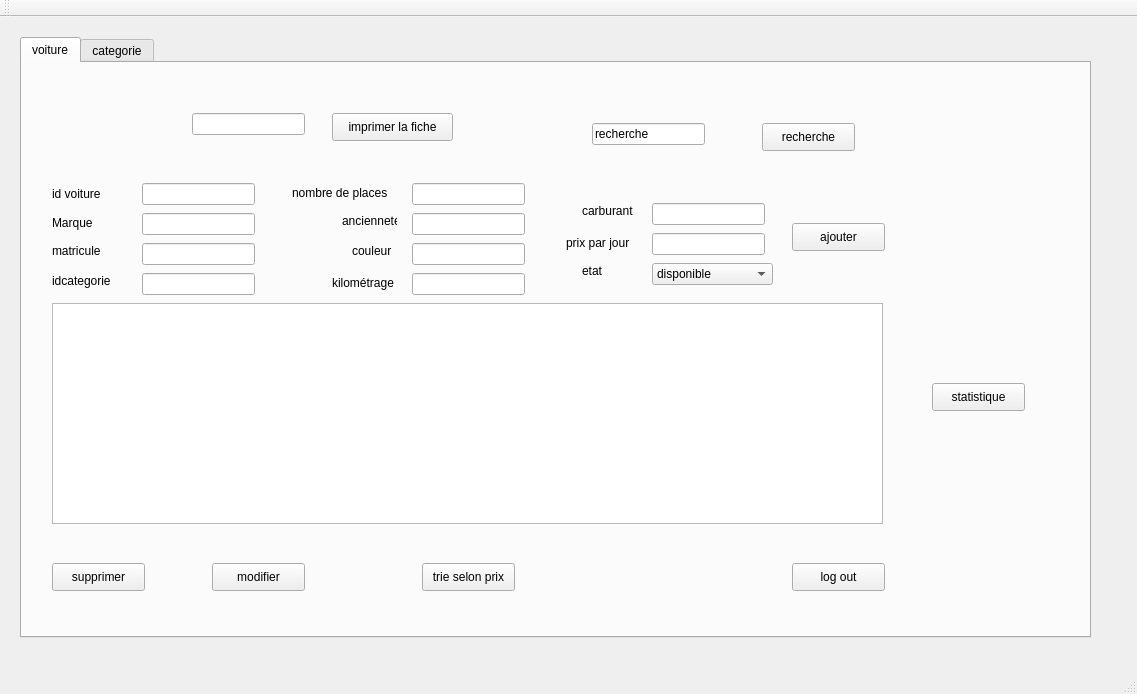
<?xml version="1.0" encoding="UTF-8"?>
<ui version="4.0">
 <class>MainWindow</class>
 <widget class="QMainWindow" name="MainWindow">
  <property name="geometry">
   <rect>
    <x>0</x>
    <y>0</y>
    <width>1137</width>
    <height>694</height>
   </rect>
  </property>
  <property name="windowTitle">
   <string>MainWindow</string>
  </property>
  <widget class="QWidget" name="centralWidget">
   <widget class="QTabWidget" name="tabWidget">
    <property name="geometry">
     <rect>
      <x>20</x>
      <y>20</y>
      <width>1071</width>
      <height>601</height>
     </rect>
    </property>
    <property name="currentIndex">
     <number>0</number>
    </property>
    <widget class="QWidget" name="tab">
     <attribute name="title">
      <string>voiture</string>
     </attribute>
     <widget class="QLineEdit" name="lineEdit_idv">
      <property name="geometry">
       <rect>
        <x>120</x>
        <y>120</y>
        <width>113</width>
        <height>22</height>
       </rect>
      </property>
     </widget>
     <widget class="QLineEdit" name="lineEdit_marque">
      <property name="geometry">
       <rect>
        <x>120</x>
        <y>150</y>
        <width>113</width>
        <height>22</height>
       </rect>
      </property>
     </widget>
     <widget class="QLineEdit" name="lineEdit_matricule">
      <property name="geometry">
       <rect>
        <x>120</x>
        <y>180</y>
        <width>113</width>
        <height>22</height>
       </rect>
      </property>
     </widget>
     <widget class="QLineEdit" name="lineEdit_idcategorie">
      <property name="geometry">
       <rect>
        <x>120</x>
        <y>210</y>
        <width>113</width>
        <height>22</height>
       </rect>
      </property>
     </widget>
     <widget class="QLineEdit" name="lineEdit_nbplaces">
      <property name="geometry">
       <rect>
        <x>390</x>
        <y>120</y>
        <width>113</width>
        <height>22</height>
       </rect>
      </property>
     </widget>
     <widget class="QLineEdit" name="lineEdit_anciennete">
      <property name="geometry">
       <rect>
        <x>390</x>
        <y>150</y>
        <width>113</width>
        <height>22</height>
       </rect>
      </property>
     </widget>
     <widget class="QLineEdit" name="lineEdit_couleur">
      <property name="geometry">
       <rect>
        <x>390</x>
        <y>180</y>
        <width>113</width>
        <height>22</height>
       </rect>
      </property>
     </widget>
     <widget class="QLineEdit" name="lineEdit_kilometrage">
      <property name="geometry">
       <rect>
        <x>390</x>
        <y>210</y>
        <width>113</width>
        <height>22</height>
       </rect>
      </property>
     </widget>
     <widget class="QLineEdit" name="lineEdit_carburant">
      <property name="geometry">
       <rect>
        <x>630</x>
        <y>140</y>
        <width>113</width>
        <height>22</height>
       </rect>
      </property>
     </widget>
     <widget class="QLineEdit" name="lineEdit_prixparjour">
      <property name="geometry">
       <rect>
        <x>630</x>
        <y>170</y>
        <width>113</width>
        <height>22</height>
       </rect>
      </property>
     </widget>
     <widget class="QLabel" name="label">
      <property name="geometry">
       <rect>
        <x>30</x>
        <y>120</y>
        <width>71</width>
        <height>21</height>
       </rect>
      </property>
      <property name="styleSheet">
       <string notr="true"/>
      </property>
      <property name="text">
       <string>id voiture</string>
      </property>
     </widget>
     <widget class="QLabel" name="label_2">
      <property name="geometry">
       <rect>
        <x>30</x>
        <y>150</y>
        <width>61</width>
        <height>20</height>
       </rect>
      </property>
      <property name="styleSheet">
       <string notr="true"/>
      </property>
      <property name="text">
       <string>Marque</string>
      </property>
     </widget>
     <widget class="QLabel" name="label_3">
      <property name="geometry">
       <rect>
        <x>30</x>
        <y>180</y>
        <width>55</width>
        <height>16</height>
       </rect>
      </property>
      <property name="text">
       <string>matricule</string>
      </property>
     </widget>
     <widget class="QLabel" name="label_4">
      <property name="geometry">
       <rect>
        <x>30</x>
        <y>210</y>
        <width>71</width>
        <height>16</height>
       </rect>
      </property>
      <property name="text">
       <string>idcategorie</string>
      </property>
     </widget>
     <widget class="QLabel" name="label_5">
      <property name="geometry">
       <rect>
        <x>270</x>
        <y>120</y>
        <width>111</width>
        <height>20</height>
       </rect>
      </property>
      <property name="text">
       <string>nombre de places</string>
      </property>
     </widget>
     <widget class="QLabel" name="label_6">
      <property name="geometry">
       <rect>
        <x>320</x>
        <y>150</y>
        <width>55</width>
        <height>16</height>
       </rect>
      </property>
      <property name="text">
       <string>ancienneté</string>
      </property>
     </widget>
     <widget class="QLabel" name="label_7">
      <property name="geometry">
       <rect>
        <x>330</x>
        <y>180</y>
        <width>55</width>
        <height>16</height>
       </rect>
      </property>
      <property name="text">
       <string>couleur</string>
      </property>
     </widget>
     <widget class="QLabel" name="label_8">
      <property name="geometry">
       <rect>
        <x>310</x>
        <y>210</y>
        <width>81</width>
        <height>20</height>
       </rect>
      </property>
      <property name="text">
       <string>kilométrage</string>
      </property>
     </widget>
     <widget class="QLabel" name="label_9">
      <property name="geometry">
       <rect>
        <x>560</x>
        <y>140</y>
        <width>55</width>
        <height>16</height>
       </rect>
      </property>
      <property name="text">
       <string>carburant</string>
      </property>
     </widget>
     <widget class="QLabel" name="label_10">
      <property name="geometry">
       <rect>
        <x>544</x>
        <y>170</y>
        <width>71</width>
        <height>20</height>
       </rect>
      </property>
      <property name="text">
       <string>prix par jour</string>
      </property>
     </widget>
     <widget class="QLabel" name="label_11">
      <property name="geometry">
       <rect>
        <x>560</x>
        <y>200</y>
        <width>55</width>
        <height>16</height>
       </rect>
      </property>
      <property name="text">
       <string>etat</string>
      </property>
     </widget>
     <widget class="QPushButton" name="ajouter">
      <property name="geometry">
       <rect>
        <x>770</x>
        <y>160</y>
        <width>93</width>
        <height>28</height>
       </rect>
      </property>
      <property name="text">
       <string>ajouter</string>
      </property>
     </widget>
     <widget class="QPushButton" name="supprimer">
      <property name="geometry">
       <rect>
        <x>30</x>
        <y>500</y>
        <width>93</width>
        <height>28</height>
       </rect>
      </property>
      <property name="text">
       <string>supprimer</string>
      </property>
     </widget>
     <widget class="QPushButton" name="pushButton_2">
      <property name="geometry">
       <rect>
        <x>770</x>
        <y>500</y>
        <width>93</width>
        <height>28</height>
       </rect>
      </property>
      <property name="text">
       <string>log out</string>
      </property>
     </widget>
     <widget class="QTableView" name="tableView2">
      <property name="geometry">
       <rect>
        <x>30</x>
        <y>240</y>
        <width>831</width>
        <height>221</height>
       </rect>
      </property>
     </widget>
     <widget class="QPushButton" name="trie">
      <property name="geometry">
       <rect>
        <x>400</x>
        <y>500</y>
        <width>93</width>
        <height>28</height>
       </rect>
      </property>
      <property name="text">
       <string>trie selon prix</string>
      </property>
     </widget>
     <widget class="QLineEdit" name="lineEdit_16">
      <property name="geometry">
       <rect>
        <x>570</x>
        <y>60</y>
        <width>113</width>
        <height>22</height>
       </rect>
      </property>
      <property name="text">
       <string>recherche</string>
      </property>
     </widget>
     <widget class="QPushButton" name="recherche">
      <property name="geometry">
       <rect>
        <x>740</x>
        <y>60</y>
        <width>93</width>
        <height>28</height>
       </rect>
      </property>
      <property name="text">
       <string>recherche</string>
      </property>
     </widget>
     <widget class="QPushButton" name="modifier">
      <property name="geometry">
       <rect>
        <x>190</x>
        <y>500</y>
        <width>93</width>
        <height>28</height>
       </rect>
      </property>
      <property name="text">
       <string>modifier</string>
      </property>
     </widget>
     <widget class="QComboBox" name="combo">
      <property name="geometry">
       <rect>
        <x>630</x>
        <y>200</y>
        <width>121</width>
        <height>22</height>
       </rect>
      </property>
      <item>
       <property name="text">
        <string>disponible</string>
       </property>
      </item>
      <item>
       <property name="text">
        <string>indisponible</string>
       </property>
      </item>
     </widget>
     <widget class="QLineEdit" name="lineEdit">
      <property name="geometry">
       <rect>
        <x>170</x>
        <y>50</y>
        <width>113</width>
        <height>22</height>
       </rect>
      </property>
     </widget>
     <widget class="QPushButton" name="pushButton_3">
      <property name="geometry">
       <rect>
        <x>310</x>
        <y>50</y>
        <width>121</width>
        <height>28</height>
       </rect>
      </property>
      <property name="text">
       <string>imprimer la fiche</string>
      </property>
     </widget>
     <widget class="QPushButton" name="stat">
      <property name="geometry">
       <rect>
        <x>910</x>
        <y>320</y>
        <width>93</width>
        <height>28</height>
       </rect>
      </property>
      <property name="text">
       <string>statistique</string>
      </property>
     </widget>
    </widget>
    <widget class="QWidget" name="tab_3">
     <attribute name="title">
      <string>categorie</string>
     </attribute>
     <widget class="QLineEdit" name="lineEdit_idc">
      <property name="geometry">
       <rect>
        <x>140</x>
        <y>100</y>
        <width>113</width>
        <height>22</height>
       </rect>
      </property>
     </widget>
     <widget class="QLineEdit" name="lineEdit_type">
      <property name="geometry">
       <rect>
        <x>440</x>
        <y>100</y>
        <width>113</width>
        <height>22</height>
       </rect>
      </property>
     </widget>
     <widget class="QLineEdit" name="lineEdit_nbvoitures">
      <property name="geometry">
       <rect>
        <x>760</x>
        <y>100</y>
        <width>113</width>
        <height>22</height>
       </rect>
      </property>
     </widget>
     <widget class="QLabel" name="label_23">
      <property name="geometry">
       <rect>
        <x>30</x>
        <y>90</y>
        <width>111</width>
        <height>41</height>
       </rect>
      </property>
      <property name="styleSheet">
       <string notr="true">
font: 10pt &quot;MS Shell Dlg 2&quot;;</string>
      </property>
      <property name="text">
       <string>id categorie</string>
      </property>
     </widget>
     <widget class="QLabel" name="label_24">
      <property name="geometry">
       <rect>
        <x>370</x>
        <y>100</y>
        <width>71</width>
        <height>20</height>
       </rect>
      </property>
      <property name="styleSheet">
       <string notr="true">font: 10pt &quot;MS Shell Dlg 2&quot;;</string>
      </property>
      <property name="text">
       <string>type</string>
      </property>
     </widget>
     <widget class="QLabel" name="label_25">
      <property name="geometry">
       <rect>
        <x>590</x>
        <y>100</y>
        <width>151</width>
        <height>16</height>
       </rect>
      </property>
      <property name="styleSheet">
       <string notr="true">font: 10pt &quot;MS Shell Dlg 2&quot;;</string>
      </property>
      <property name="text">
       <string>nombre de voitures</string>
      </property>
     </widget>
     <widget class="QPushButton" name="ajouter_categorie">
      <property name="geometry">
       <rect>
        <x>960</x>
        <y>100</y>
        <width>93</width>
        <height>28</height>
       </rect>
      </property>
      <property name="text">
       <string>Ajouter</string>
      </property>
     </widget>
     <widget class="QTableView" name="tableView">
      <property name="geometry">
       <rect>
        <x>320</x>
        <y>160</y>
        <width>371</width>
        <height>221</height>
       </rect>
      </property>
     </widget>
     <widget class="QPushButton" name="supprimer_categorie">
      <property name="geometry">
       <rect>
        <x>60</x>
        <y>440</y>
        <width>91</width>
        <height>31</height>
       </rect>
      </property>
      <property name="text">
       <string>Supprimer</string>
      </property>
     </widget>
     <widget class="QPushButton" name="trie_categorie">
      <property name="geometry">
       <rect>
        <x>410</x>
        <y>440</y>
        <width>201</width>
        <height>41</height>
       </rect>
      </property>
      <property name="text">
       <string>trie selon nombres de voitures</string>
      </property>
     </widget>
     <widget class="QPushButton" name="pushButton_4">
      <property name="geometry">
       <rect>
        <x>930</x>
        <y>500</y>
        <width>93</width>
        <height>28</height>
       </rect>
      </property>
      <property name="text">
       <string>log out</string>
      </property>
     </widget>
     <widget class="QPushButton" name="modifier_categorie">
      <property name="geometry">
       <rect>
        <x>200</x>
        <y>440</y>
        <width>91</width>
        <height>31</height>
       </rect>
      </property>
      <property name="text">
       <string>Modifier</string>
      </property>
     </widget>
    </widget>
   </widget>
  </widget>
  <widget class="QMenuBar" name="menuBar">
   <property name="geometry">
    <rect>
     <x>0</x>
     <y>0</y>
     <width>1137</width>
     <height>26</height>
    </rect>
   </property>
  </widget>
  <widget class="QToolBar" name="mainToolBar">
   <attribute name="toolBarArea">
    <enum>TopToolBarArea</enum>
   </attribute>
   <attribute name="toolBarBreak">
    <bool>false</bool>
   </attribute>
  </widget>
  <widget class="QStatusBar" name="statusBar"/>
 </widget>
 <layoutdefault spacing="6" margin="11"/>
 <resources/>
 <connections/>
</ui>
